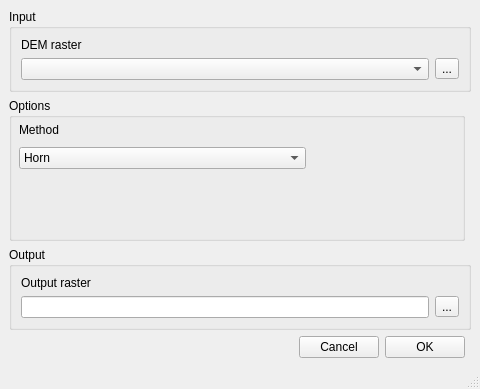
<?xml version="1.0" encoding="UTF-8"?>
<ui version="4.0">
 <class>Aspect</class>
 <widget class="QMainWindow" name="Aspect">
  <property name="geometry">
   <rect>
    <x>0</x>
    <y>0</y>
    <width>480</width>
    <height>389</height>
   </rect>
  </property>
  <property name="windowTitle">
   <string>MainWindow</string>
  </property>
  <widget class="QWidget" name="centralwidget">
   <layout class="QVBoxLayout" name="verticalLayout">
    <item>
     <layout class="QGridLayout" name="mainGridLayout" rowstretch="1,2,0,0">
      <item row="0" column="0" colspan="4">
       <widget class="QGroupBox" name="inputGroupBox">
        <property name="title">
         <string>Input </string>
        </property>
        <layout class="QVBoxLayout" name="verticalLayout_2">
         <item>
          <layout class="QGridLayout" name="inputGroupBoxGridLayout">
           <item row="0" column="0">
            <widget class="QLabel" name="demRasterLabel">
             <property name="text">
              <string>DEM raster</string>
             </property>
            </widget>
           </item>
           <item row="1" column="1">
            <widget class="QToolButton" name="demRasterToolButton">
             <property name="text">
              <string>...</string>
             </property>
            </widget>
           </item>
           <item row="1" column="0">
            <widget class="QComboBox" name="demRasterComboBox"/>
           </item>
          </layout>
         </item>
        </layout>
       </widget>
      </item>
      <item row="3" column="2">
       <widget class="QPushButton" name="okPushButton">
        <property name="text">
         <string>OK</string>
        </property>
       </widget>
      </item>
      <item row="3" column="0">
       <spacer name="horizontalSpacer">
        <property name="orientation">
         <enum>Qt::Horizontal</enum>
        </property>
        <property name="sizeHint" stdset="0">
         <size>
          <width>40</width>
          <height>20</height>
         </size>
        </property>
       </spacer>
      </item>
      <item row="3" column="1">
       <widget class="QPushButton" name="cancelPushButton">
        <property name="text">
         <string>Cancel</string>
        </property>
       </widget>
      </item>
      <item row="2" column="0" colspan="4">
       <widget class="QGroupBox" name="outputGroupBox">
        <property name="title">
         <string>Output</string>
        </property>
        <layout class="QHBoxLayout" name="horizontalLayout">
         <item>
          <layout class="QGridLayout" name="outputBoxGridLayout">
           <item row="2" column="0">
            <widget class="QLabel" name="outputRasterLabel">
             <property name="text">
              <string>Output raster</string>
             </property>
            </widget>
           </item>
           <item row="3" column="0">
            <widget class="QLineEdit" name="outputRasterLineEdit"/>
           </item>
           <item row="3" column="1">
            <widget class="QToolButton" name="outputRasterToolButton">
             <property name="text">
              <string>...</string>
             </property>
            </widget>
           </item>
          </layout>
         </item>
        </layout>
       </widget>
      </item>
      <item row="1" column="0" colspan="3">
       <widget class="QGroupBox" name="optionGroupBox">
        <property name="title">
         <string>Options</string>
        </property>
        <widget class="QWidget" name="gridLayoutWidget">
         <property name="geometry">
          <rect>
           <x>10</x>
           <y>20</y>
           <width>431</width>
           <height>51</height>
          </rect>
         </property>
         <layout class="QGridLayout" name="optionsGroupBoxGridLayout" columnstretch="2,1">
          <item row="0" column="0">
           <widget class="QLabel" name="methodLabel">
            <property name="text">
             <string>Method</string>
            </property>
           </widget>
          </item>
          <item row="1" column="0">
           <widget class="QComboBox" name="methodComboBox">
            <item>
             <property name="text">
              <string>Horn</string>
             </property>
            </item>
            <item>
             <property name="text">
              <string>Zevenbergen &amp; Thorne</string>
             </property>
            </item>
           </widget>
          </item>
          <item row="1" column="1">
           <spacer name="horizontalSpacer_2">
            <property name="orientation">
             <enum>Qt::Horizontal</enum>
            </property>
            <property name="sizeHint" stdset="0">
             <size>
              <width>40</width>
              <height>20</height>
             </size>
            </property>
           </spacer>
          </item>
         </layout>
        </widget>
       </widget>
      </item>
     </layout>
    </item>
   </layout>
  </widget>
  <widget class="QMenuBar" name="menubar">
   <property name="geometry">
    <rect>
     <x>0</x>
     <y>0</y>
     <width>480</width>
     <height>26</height>
    </rect>
   </property>
  </widget>
  <widget class="QStatusBar" name="statusbar"/>
 </widget>
 <tabstops>
  <tabstop>demRasterComboBox</tabstop>
  <tabstop>demRasterToolButton</tabstop>
  <tabstop>outputRasterLineEdit</tabstop>
  <tabstop>outputRasterToolButton</tabstop>
  <tabstop>cancelPushButton</tabstop>
  <tabstop>okPushButton</tabstop>
 </tabstops>
 <resources/>
 <connections/>
</ui>
